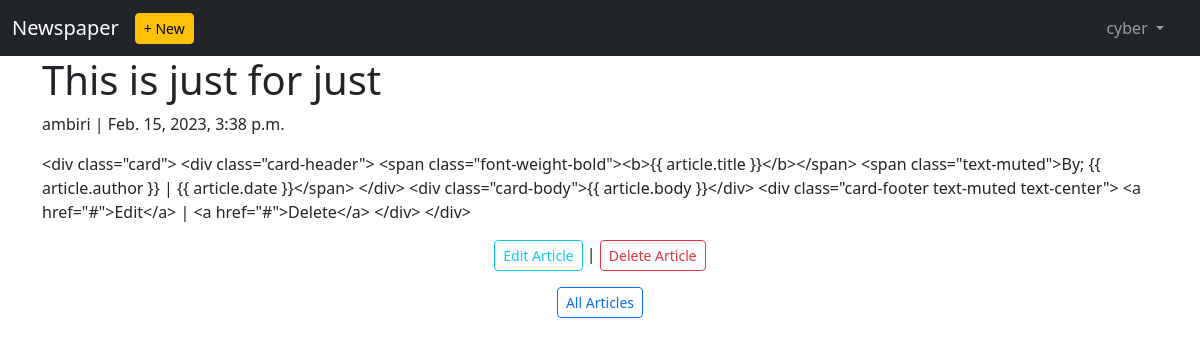
/articles/4/ (signed in), run on the app's committed database.
### users/models.py (models this page shows)
class CustomUser(AbstractUser):
    age = models.PositiveIntegerField(null=True, blank=True)

### articles/models.py (models this page shows, shortened)
class Article(models.Model):
    title = models.CharField(max_length=255)
    body = models.TextField()
    date = models.DateTimeField(auto_now_add=True)
    author = models.ForeignKey(get_user_model(), on_delete=models.CASCADE)

### articles/views.py (the view)
# urls.py: path("<int:pk>/", views.ArticleDetailView.as_view(), name="article_detail"),
class ArticleDetailView(LoginRequiredMixin,DetailView):
    model = models.Article
    template_name = "article_detail.html"
    login_url = "login"

### templates/article_detail.html
{% extends "base.html" %}
{% block content %}
    <div class="container">
    <div class="article">
        <h1>{{ object.title }}</h1>
        <p>{{ object.author }} | {{ object.date }}</p>
        <p>{{ object.body }}</p>
    </div>
    <div class="text-center">
        <p><a href="{% url 'article_edit' article.pk %}" class="btn btn-sm btn-outline-info">Edit Article</a> | <a href="{% url 'article_delete' article.pk %}" class="btn btn-sm btn-outline-danger">Delete Article</a></p>
        <p><a href="{% url 'article_list' %}" class="btn btn-sm btn-outline-primary">All Articles</a></p>
        </div>
    </div>
{% endblock content %}

### templates/base.html (shortened to what this page needs)
<html lang="en">
<head>
    <link href="https://cdn.jsdelivr.net/npm/bootstrap@5.3.0-alpha1/dist/css/bootstrap.min.css" rel="stylesheet">
</head>
<body>
    <header>
        <nav class="navbar navbar-dark bg-dark  navbar-expand-lg">
            <div class="container-fluid">
              <a class="navbar-brand" href="{% url 'home' %}">Newspaper</a>
                {% if user.is_authenticated %}
                    <ul class="navbar-nav mr-auto">
                    <li class="nav-item">
                        <a href="{% url 'article_new' %}" class="btn btn-sm btn-warning">+ New</a>
                    </li>
                    </ul>
                {% endif %}
              <div class="offcanvas offcanvas-end text-bg-dark" tabindex="-1" id="offcanvasDarkNavbar" aria-labelledby="offcanvasDarkNavbarLabel">
                {% if user.is_authenticated %}
                    <div class="offcanvas-body">
                        <ul class="navbar-nav justify-content-end flex-grow-1 pe-3">
                            <li class="nav-item dropdown">
                                <a class="nav-link dropdown-toggle" href="#" role="button" data-bs-toggle="dropdown" aria-expanded="false">
                                    {{user.username}}
                                </a>
                            </li>
                        </ul>
                    </div>
                {% endif %}
              </div>
            </div>
          </nav>
    </header>
    <main>
        {% block content %}
        {% endblock content %}
    </main>
</body>
</html>

### data on the page
CustomUser: username "cyber"
Article: title "This is just for just", author "ambiri", date "Feb. 15, 2023, 3:38 p.m.", body "<div class=\"card\"> <div class=\"card-header\"> <span class=\"font-weight-bold\"><b>{{ article.title }}</b></span> <span class=\"text-muted\">By; {{ article.author }} | {{ article.date }}</span> </div> <div class=\"card-body\">{{ article.body }}</div> <div class=\"card-footer text-muted text-center\"> <a href=\"#\">Edit</a> | <a href=\"#\">Delete</a> </div> </div>"
